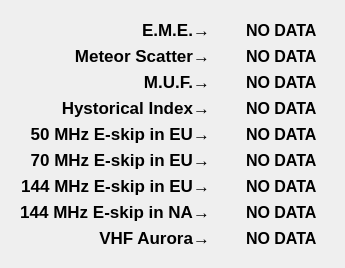
                   <widget class="QWidget" name="widget_20" native="true">
                    <property name="sizePolicy">
                     <sizepolicy hsizetype="Preferred" vsizetype="Expanding">
                      <horstretch>0</horstretch>
                      <verstretch>0</verstretch>
                     </sizepolicy>
                    </property>
                    <layout class="QHBoxLayout" name="horizontalLayout_44">
                     <item>
                      <widget class="FixedAspectRatioWidget" name="space_weather_label_name_container" native="true">
                       <property name="sizePolicy">
                        <sizepolicy hsizetype="Preferred" vsizetype="Preferred">
                         <horstretch>0</horstretch>
                         <verstretch>0</verstretch>
                        </sizepolicy>
                       </property>
                       <property name="layoutDirection">
                        <enum>Qt::LeftToRight</enum>
                       </property>
                       <property name="styleSheet">
                        <string notr="true"/>
                       </property>
                       <layout class="QVBoxLayout" name="verticalLayout_14">
                        <item>
                         <widget class="FixedAspectRatioLabel" name="eme_lbl">
                          <property name="sizePolicy">
                           <sizepolicy hsizetype="Preferred" vsizetype="Preferred">
                            <horstretch>0</horstretch>
                            <verstretch>0</verstretch>
                           </sizepolicy>
                          </property>
                          <property name="font">
                           <font>
                            <pointsize>13</pointsize>
                            <weight>75</weight>
                            <italic>false</italic>
                            <bold>true</bold>
                           </font>
                          </property>
                          <property name="layoutDirection">
                           <enum>Qt::LeftToRight</enum>
                          </property>
                          <property name="text">
                           <string>E.M.E.→</string>
                          </property>
                          <property name="alignment">
                           <set>Qt::AlignRight|Qt::AlignTrailing|Qt::AlignVCenter</set>
                          </property>
                          <property name="margin">
                           <number>15</number>
                          </property>
                         </widget>
                        </item>
                        <item>
                         <widget class="FixedAspectRatioLabel" name="ms_lbl">
                          <property name="sizePolicy">
                           <sizepolicy hsizetype="Preferred" vsizetype="Preferred">
                            <horstretch>0</horstretch>
                            <verstretch>0</verstretch>
                           </sizepolicy>
                          </property>
                          <property name="font">
                           <font>
                            <pointsize>13</pointsize>
                            <weight>75</weight>
                            <italic>false</italic>
                            <bold>true</bold>
                           </font>
                          </property>
                          <property name="layoutDirection">
                           <enum>Qt::LeftToRight</enum>
                          </property>
                          <property name="text">
                           <string>Meteor Scatter→</string>
                          </property>
                          <property name="alignment">
                           <set>Qt::AlignRight|Qt::AlignTrailing|Qt::AlignVCenter</set>
                          </property>
                          <property name="margin">
                           <number>15</number>
                          </property>
                         </widget>
                        </item>
                        <item>
                         <widget class="FixedAspectRatioLabel" name="muf_lbl">
                          <property name="sizePolicy">
                           <sizepolicy hsizetype="Preferred" vsizetype="Preferred">
                            <horstretch>0</horstretch>
                            <verstretch>0</verstretch>
                           </sizepolicy>
                          </property>
                          <property name="font">
                           <font>
                            <pointsize>13</pointsize>
                            <weight>75</weight>
                            <italic>false</italic>
                            <bold>true</bold>
                           </font>
                          </property>
                          <property name="layoutDirection">
                           <enum>Qt::LeftToRight</enum>
                          </property>
                          <property name="text">
                           <string>M.U.F.→</string>
                          </property>
                          <property name="alignment">
                           <set>Qt::AlignRight|Qt::AlignTrailing|Qt::AlignVCenter</set>
                          </property>
                          <property name="margin">
                           <number>15</number>
                          </property>
                         </widget>
                        </item>
                        <item>
                         <widget class="FixedAspectRatioLabel" name="hi_lbl">
                          <property name="sizePolicy">
                           <sizepolicy hsizetype="Preferred" vsizetype="Preferred">
                            <horstretch>0</horstretch>
                            <verstretch>0</verstretch>
                           </sizepolicy>
                          </property>
                          <property name="font">
                           <font>
                            <pointsize>13</pointsize>
                            <weight>75</weight>
                            <italic>false</italic>
                            <bold>true</bold>
                           </font>
                          </property>
                          <property name="layoutDirection">
                           <enum>Qt::LeftToRight</enum>
                          </property>
                          <property name="text">
                           <string>Hystorical Index→</string>
                          </property>
                          <property name="alignment">
                           <set>Qt::AlignRight|Qt::AlignTrailing|Qt::AlignVCenter</set>
                          </property>
                          <property name="margin">
                           <number>15</number>
                          </property>
                         </widget>
                        </item>
                        <item>
                         <widget class="FixedAspectRatioLabel" name="eu50_lbl">
                          <property name="sizePolicy">
                           <sizepolicy hsizetype="Preferred" vsizetype="Preferred">
                            <horstretch>0</horstretch>
                            <verstretch>0</verstretch>
                           </sizepolicy>
                          </property>
                          <property name="font">
                           <font>
                            <pointsize>13</pointsize>
                            <weight>75</weight>
                            <italic>false</italic>
                            <bold>true</bold>
                           </font>
                          </property>
                          <property name="layoutDirection">
                           <enum>Qt::LeftToRight</enum>
                          </property>
                          <property name="frameShape">
                           <enum>QFrame::NoFrame</enum>
                          </property>
                          <property name="text">
                           <string>50 MHz E-skip in EU→</string>
                          </property>
                          <property name="alignment">
                           <set>Qt::AlignRight|Qt::AlignTrailing|Qt::AlignVCenter</set>
                          </property>
                          <property name="margin">
                           <number>15</number>
                          </property>
                         </widget>
                        </item>
                        <item>
                         <widget class="FixedAspectRatioLabel" name="eu70_lbl">
                          <property name="sizePolicy">
                           <sizepolicy hsizetype="Preferred" vsizetype="Preferred">
                            <horstretch>0</horstretch>
                            <verstretch>0</verstretch>
                           </sizepolicy>
                          </property>
                          <property name="font">
                           <font>
                            <pointsize>13</pointsize>
                            <weight>75</weight>
                            <italic>false</italic>
                            <bold>true</bold>
                           </font>
                          </property>
                          <property name="layoutDirection">
                           <enum>Qt::LeftToRight</enum>
                          </property>
                          <property name="text">
                           <string>70 MHz E-skip in EU→</string>
                          </property>
                          <property name="alignment">
                           <set>Qt::AlignRight|Qt::AlignTrailing|Qt::AlignVCenter</set>
                          </property>
                          <property name="margin">
                           <number>15</number>
                          </property>
                         </widget>
                        </item>
                        <item>
                         <widget class="FixedAspectRatioLabel" name="eu144_lbl">
                          <property name="sizePolicy">
                           <sizepolicy hsizetype="Preferred" vsizetype="Preferred">
                            <horstretch>0</horstretch>
                            <verstretch>0</verstretch>
                           </sizepolicy>
                          </property>
                          <property name="font">
                           <font>
                            <pointsize>13</pointsize>
                            <weight>75</weight>
                            <italic>false</italic>
                            <bold>true</bold>
                           </font>
                          </property>
                          <property name="layoutDirection">
                           <enum>Qt::LeftToRight</enum>
                          </property>
                          <property name="text">
                           <string>144 MHz E-skip in EU→</string>
                          </property>
                          <property name="alignment">
                           <set>Qt::AlignRight|Qt::AlignTrailing|Qt::AlignVCenter</set>
                          </property>
                          <property name="margin">
                           <number>15</number>
                          </property>
                         </widget>
                        </item>
                        <item>
                         <widget class="FixedAspectRatioLabel" name="na_lbl">
                          <property name="sizePolicy">
                           <sizepolicy hsizetype="Preferred" vsizetype="Preferred">
                            <horstretch>0</horstretch>
                            <verstretch>0</verstretch>
                           </sizepolicy>
                          </property>
                          <property name="font">
                           <font>
                            <pointsize>13</pointsize>
                            <weight>75</weight>
                            <italic>false</italic>
                            <bold>true</bold>
                           </font>
                          </property>
                          <property name="layoutDirection">
                           <enum>Qt::LeftToRight</enum>
                          </property>
                          <property name="text">
                           <string>144 MHz E-skip in NA→</string>
                          </property>
                          <property name="alignment">
                           <set>Qt::AlignRight|Qt::AlignTrailing|Qt::AlignVCenter</set>
                          </property>
                          <property name="margin">
                           <number>15</number>
                          </property>
                         </widget>
                        </item>
                        <item>
                         <widget class="FixedAspectRatioLabel" name="aurora_lbl">
                          <property name="sizePolicy">
                           <sizepolicy hsizetype="Preferred" vsizetype="Preferred">
                            <horstretch>0</horstretch>
                            <verstretch>0</verstretch>
                           </sizepolicy>
                          </property>
                          <property name="font">
                           <font>
                            <pointsize>13</pointsize>
                            <weight>75</weight>
                            <italic>false</italic>
                            <bold>true</bold>
                           </font>
                          </property>
                          <property name="layoutDirection">
                           <enum>Qt::LeftToRight</enum>
                          </property>
                          <property name="text">
                           <string>VHF Aurora→</string>
                          </property>
                          <property name="alignment">
                           <set>Qt::AlignRight|Qt::AlignTrailing|Qt::AlignVCenter</set>
                          </property>
                          <property name="margin">
                           <number>15</number>
                          </property>
                         </widget>
                        </item>
                       </layout>
                      </widget>
                     </item>
                     <item>
                      <widget class="FixedAspectRatioWidget" name="space_weather_label_container" native="true">
                       <property name="sizePolicy">
                        <sizepolicy hsizetype="Preferred" vsizetype="Preferred">
                         <horstretch>0</horstretch>
                         <verstretch>0</verstretch>
                        </sizepolicy>
                       </property>
                       <layout class="QVBoxLayout" name="verticalLayout_10">
                        <item>
                         <widget class="FixedAspectRatioLabel" name="space_weather_lbl_0">
                          <property name="sizePolicy">
                           <sizepolicy hsizetype="Preferred" vsizetype="Preferred">
                            <horstretch>0</horstretch>
                            <verstretch>0</verstretch>
                           </sizepolicy>
                          </property>
                          <property name="font">
                           <font>
                            <pointsize>12</pointsize>
                            <weight>75</weight>
                            <bold>true</bold>
                           </font>
                          </property>
                          <property name="focusPolicy">
                           <enum>Qt::NoFocus</enum>
                          </property>
                          <property name="styleSheet">
                           <string notr="true"/>
                          </property>
                          <property name="text">
                           <string>NO DATA  </string>
                          </property>
                          <property name="alignment">
                           <set>Qt::AlignLeading|Qt::AlignLeft|Qt::AlignVCenter</set>
                          </property>
                          <property name="margin">
                           <number>0</number>
                          </property>
                          <property name="indent">
                           <number>12</number>
                          </property>
                         </widget>
                        </item>
                        <item>
                         <widget class="FixedAspectRatioLabel" name="space_weather_lbl_1">
                          <property name="sizePolicy">
                           <sizepolicy hsizetype="Preferred" vsizetype="Preferred">
                            <horstretch>0</horstretch>
                            <verstretch>0</verstretch>
                           </sizepolicy>
                          </property>
                          <property name="font">
                           <font>
                            <pointsize>12</pointsize>
                            <weight>75</weight>
                            <bold>true</bold>
                           </font>
                          </property>
                          <property name="styleSheet">
                           <string notr="true"/>
                          </property>
                          <property name="text">
                           <string>NO DATA  </string>
                          </property>
                          <property name="alignment">
                           <set>Qt::AlignLeading|Qt::AlignLeft|Qt::AlignVCenter</set>
                          </property>
                          <property name="indent">
                           <number>12</number>
                          </property>
                         </widget>
                        </item>
                        <item>
                         <widget class="FixedAspectRatioLabel" name="space_weather_lbl_2">
                          <property name="sizePolicy">
                           <sizepolicy hsizetype="Preferred" vsizetype="Preferred">
                            <horstretch>0</horstretch>
                            <verstretch>0</verstretch>
                           </sizepolicy>
                          </property>
                          <property name="font">
                           <font>
                            <pointsize>12</pointsize>
                            <weight>75</weight>
                            <bold>true</bold>
                           </font>
                          </property>
                          <property name="styleSheet">
                           <string notr="true"/>
                          </property>
                          <property name="text">
                           <string>NO DATA  </string>
                          </property>
                          <property name="alignment">
                           <set>Qt::AlignLeading|Qt::AlignLeft|Qt::AlignVCenter</set>
                          </property>
                          <property name="indent">
                           <number>12</number>
                          </property>
                         </widget>
                        </item>
                        <item>
                         <widget class="FixedAspectRatioLabel" name="space_weather_lbl_3">
                          <property name="sizePolicy">
                           <sizepolicy hsizetype="Preferred" vsizetype="Preferred">
                            <horstretch>0</horstretch>
                            <verstretch>0</verstretch>
                           </sizepolicy>
                          </property>
                          <property name="font">
                           <font>
                            <pointsize>12</pointsize>
                            <weight>75</weight>
                            <bold>true</bold>
                           </font>
                          </property>
                          <property name="styleSheet">
                           <string notr="true"/>
                          </property>
                          <property name="text">
                           <string>NO DATA  </string>
                          </property>
                          <property name="alignment">
                           <set>Qt::AlignLeading|Qt::AlignLeft|Qt::AlignVCenter</set>
                          </property>
                          <property name="indent">
                           <number>12</number>
                          </property>
                         </widget>
                        </item>
                        <item>
                         <widget class="FixedAspectRatioLabel" name="space_weather_lbl_4">
                          <property name="sizePolicy">
                           <sizepolicy hsizetype="Preferred" vsizetype="Preferred">
                            <horstretch>0</horstretch>
                            <verstretch>0</verstretch>
                           </sizepolicy>
                          </property>
                          <property name="font">
                           <font>
                            <pointsize>12</pointsize>
                            <weight>75</weight>
                            <bold>true</bold>
                           </font>
                          </property>
                          <property name="styleSheet">
                           <string notr="true"/>
                          </property>
                          <property name="text">
                           <string>NO DATA  </string>
                          </property>
                          <property name="alignment">
                           <set>Qt::AlignLeading|Qt::AlignLeft|Qt::AlignVCenter</set>
                          </property>
                          <property name="indent">
                           <number>12</number>
                          </property>
                         </widget>
                        </item>
                        <item>
                         <widget class="FixedAspectRatioLabel" name="space_weather_lbl_5">
                          <property name="sizePolicy">
                           <sizepolicy hsizetype="Preferred" vsizetype="Preferred">
                            <horstretch>0</horstretch>
                            <verstretch>0</verstretch>
                           </sizepolicy>
                          </property>
                          <property name="font">
                           <font>
                            <pointsize>12</pointsize>
                            <weight>75</weight>
                            <bold>true</bold>
                           </font>
                          </property>
                          <property name="styleSheet">
                           <string notr="true"/>
                          </property>
                          <property name="text">
                           <string>NO DATA  </string>
                          </property>
                          <property name="alignment">
                           <set>Qt::AlignLeading|Qt::AlignLeft|Qt::AlignVCenter</set>
                          </property>
                          <property name="indent">
                           <number>12</number>
                          </property>
                         </widget>
                        </item>
                        <item>
                         <widget class="FixedAspectRatioLabel" name="space_weather_lbl_6">
                          <property name="sizePolicy">
                           <sizepolicy hsizetype="Preferred" vsizetype="Preferred">
                            <horstretch>0</horstretch>
                            <verstretch>0</verstretch>
                           </sizepolicy>
                          </property>
                          <property name="font">
                           <font>
                            <pointsize>12</pointsize>
                            <weight>75</weight>
                            <bold>true</bold>
                           </font>
                          </property>
                          <property name="styleSheet">
                           <string notr="true"/>
                          </property>
                          <property name="text">
                           <string>NO DATA  </string>
                          </property>
                          <property name="alignment">
                           <set>Qt::AlignLeading|Qt::AlignLeft|Qt::AlignVCenter</set>
                          </property>
                          <property name="indent">
                           <number>12</number>
                          </property>
                         </widget>
                        </item>
                        <item>
                         <widget class="FixedAspectRatioLabel" name="space_weather_lbl_7">
                          <property name="sizePolicy">
                           <sizepolicy hsizetype="Preferred" vsizetype="Preferred">
                            <horstretch>0</horstretch>
                            <verstretch>0</verstretch>
                           </sizepolicy>
                          </property>
                          <property name="font">
                           <font>
                            <pointsize>12</pointsize>
                            <weight>75</weight>
                            <bold>true</bold>
                           </font>
                          </property>
                          <property name="styleSheet">
                           <string notr="true"/>
                          </property>
                          <property name="text">
                           <string>NO DATA  </string>
                          </property>
                          <property name="alignment">
                           <set>Qt::AlignLeading|Qt::AlignLeft|Qt::AlignVCenter</set>
                          </property>
                          <property name="indent">
                           <number>12</number>
                          </property>
                         </widget>
                        </item>
                        <item>
                         <widget class="FixedAspectRatioLabel" name="space_weather_lbl_8">
                          <property name="sizePolicy">
                           <sizepolicy hsizetype="Preferred" vsizetype="Preferred">
                            <horstretch>0</horstretch>
                            <verstretch>0</verstretch>
                           </sizepolicy>
                          </property>
                          <property name="font">
                           <font>
                            <pointsize>12</pointsize>
                            <weight>75</weight>
                            <bold>true</bold>
                           </font>
                          </property>
                          <property name="styleSheet">
                           <string notr="true"/>
                          </property>
                          <property name="text">
                           <string>NO DATA  </string>
                          </property>
                          <property name="alignment">
                           <set>Qt::AlignLeading|Qt::AlignLeft|Qt::AlignVCenter</set>
                          </property>
                          <property name="indent">
                           <number>12</number>
                          </property>
                         </widget>
                        </item>
                       </layout>
                      </widget>
                     </item>
                    </layout>
                   </widget>
